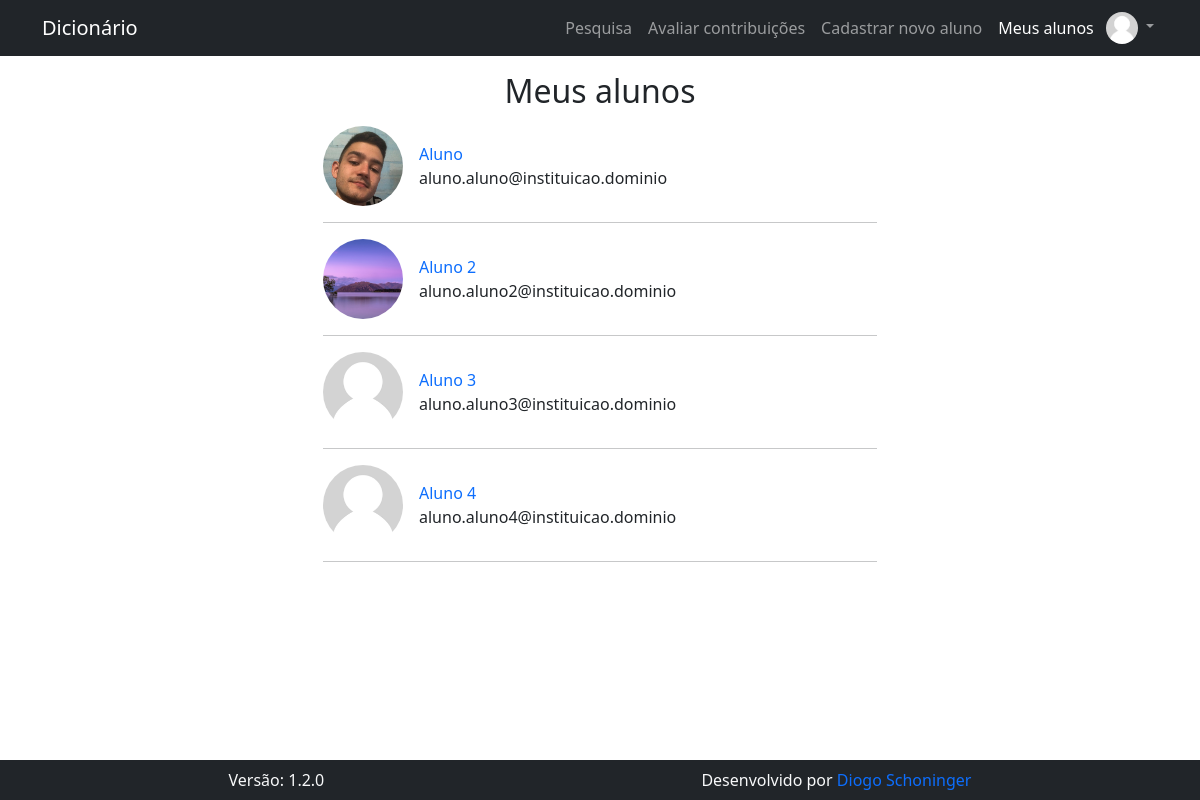
Screenshot of /pages/meus_alunos.php (signed in) with the database file from the repository.
### tables this page shows
CREATE TABLE IF NOT EXISTS `usuario` (
  `id_usuario` int(11) NOT NULL AUTO_INCREMENT,
  `nome_usuario` text NOT NULL,
  `email` varchar(128) NOT NULL,
  `cpf` varchar(11) NOT NULL,
  `data_nasc` date NOT NULL,
  `senha` text NOT NULL,
  `nivel` int(1) NOT NULL,
  `primeiro_acesso` int(1) NOT NULL DEFAULT 1,
  `id_responsavel` int(1) NOT NULL,
  `foto` text DEFAULT NULL,
  PRIMARY KEY (`id_usuario`),
  UNIQUE KEY `email` (`email`),
  UNIQUE KEY `cpf` (`cpf`)
);

### config.php (called while the page is built, shortened)
<?php
  $url_atual = $_SERVER["REQUEST_URI"];
?>

### pages/meus_alunos.php (the view, shortened to what this page needs)
<?php
  require_once "../config.php";
  require_once TEMPLATE_HEADER
?>
<h1 class="fs-2 text-center m-0">Meus alunos</h1>
<?php
  $conn = open_db();
  $result = $conn->query("SELECT id_usuario, foto, nome_usuario, email FROM usuario WHERE id_responsavel = {$_SESSION["id_usuario"]} AND nivel = 1");
  if ($result->num_rows !== 0) :
?>
  <div class="row g-0 gap-3 mx-auto col-md-9 col-lg-7 col-xl-6 col-xxl-5">
    <?php while ($usuario = $result->fetch_object()) : ?>
      <div class="row g-0 gap-3 justify-content-center">
        <img src="<?php echo BASE_URL; echo $usuario->foto ?? "src/img/default.jpg" ?>" class="row g-0 rounded-circle" style="object-fit: cover; width: 5rem; height: 5rem;">
        <div class="row g-0 col d-flex align-content-center">
          <a class="nav-link p-0 row g-0" href="<?php echo BASE_URL ?>pages/user/perfil.php?id_usuario=<?php echo $usuario->id_usuario ?>"><?php echo $usuario->nome_usuario ?></a>
          <span class="row g-0"><?php echo $usuario->email ?></span>
        </div>
      </div>
      <hr class="m-0"/>
    <?php endwhile ?>
  </div>
<?php endif ?>
<?php require_once TEMPLATE_FOOTER ?>

### src/templates/header.php (shortened to what this page needs)
<!DOCTYPE html>
<html lang="pt-br" class="h-100">
<head>
  <link href="https://cdn.jsdelivr.net/npm/bootstrap@5.1.3/dist/css/bootstrap.min.css" rel="stylesheet">
</head>
<body class="d-flex flex-column h-100">
  <div class="navbar navbar-expand-lg navbar-dark bg-dark sticky-top">
    <div class="container">
      <a href="<?php echo BASE_URL ?>" class="navbar-brand">Dicionário</a>
      <div class="collapse navbar-collapse" id="navbarSupportedContent">
        <nav class="navbar-nav ms-auto">
          <a href="<?php echo BASE_URL ?>" class="nav-item nav-link <?php if ($url_atual == BASE_URL || $url_atual == (BASE_URL . "index.php")) echo "active" ?>"></i>Pesquisa</a>
          <?php if ( !empty($_SESSION) ) : ?>
            <?php if ( $_SESSION["nivel"] == 1 ) : ?>
              <a href="<?php echo BASE_URL ?>pages/contribuicoes/nova_contribuicao.php" class="nav-item nav-link <?php if ($url_atual == (BASE_URL . "pages/contribuicoes/nova_contribuicao.php")) echo "active" ?>">Nova contribuição</a>
              <a href="<?php echo BASE_URL ?>pages/contribuicoes/minhas_contribuicoes.php" class="nav-item nav-link <?php if ($url_atual == (BASE_URL . "pages/contribuicoes/minhas_contribuicoes.php")) echo "active" ?>">Minhas contribuições</a>
            <?php elseif ( $_SESSION["nivel"] == 2 || $_SESSION["nivel"] == 3 ) : ?>
              <a href="<?php echo BASE_URL ?>pages/contribuicoes/avaliar_contribuicoes.php" class="nav-item nav-link <?php if ($url_atual == (BASE_URL . "pages/contribuicoes/avaliar_contribuicoes.php")) echo "active" ?>">Avaliar contribuições</a>
              <a href="<?php echo BASE_URL ?>pages/cadastro_aluno.php" class="nav-item nav-link <?php if ($url_atual == (BASE_URL . "pages/cadastro_aluno.php")) echo "active" ?>">Cadastrar novo aluno</a>
              <a href="<?php echo BASE_URL ?>pages/meus_alunos.php" class="nav-item nav-link <?php if ($url_atual == (BASE_URL . "pages/meus_alunos.php")) echo "active" ?>">Meus alunos</a>
            <?php endif ?>
          <?php endif ?>
          <?php if ( isset( $_SESSION["id_usuario"] ) ) : ?>
            <div class="nav-item dropdown">
              <a href="<?php echo BASE_URL ?>" class="nav-link dropdown-toggle p-1" id="dropdownUserSidebar" data-bs-toggle="dropdown" aria-expanded="false">
                <img src="<?php if($_SESSION["foto"]) echo BASE_URL . $_SESSION["foto"]; else echo IMG_DEFAULT ?>" style="width: 32px; height: 32px; object-fit: cover" class="rounded-circle">
              </a>
            </div>
          <?php else : ?>
            <a href="<?php echo BASE_URL ?>pages/session/login.php" class="nav-item nav-link <?php if ($url_atual == (BASE_URL . "pages/session/login.php")) echo "active" ?>">Login</a>
          <?php endif ?>
        </nav>
      </div>
    </div>
  </div>
  <div class="container p-3">
    <div class="row g-0 gap-3">

### src/templates/footer.php (shortened to what this page needs)
    </div>
  </div>
  <div class="navbar navbar-dark bg-dark mt-auto">
    <div class="container text-light d-flex justify-content-between gap-1">
      <div class="mx-auto">Versão: <?php echo VERSION ?></div>
      <div class="mx-auto">Desenvolvido por <a href="https://github.com/diogoschoninger" class="nav-link d-inline p-0" target="_blank">Diogo Schoninger</a></div>
    </div>
  </div>
</body>
</html>

### rows the page displays
usuario: foto (picture), nome_usuario "Aluno", email "aluno.aluno@instituicao.dominio"
usuario: foto (picture), nome_usuario "Aluno 2", email "aluno.aluno2@instituicao.dominio"
usuario: nome_usuario "Aluno 3", email "aluno.aluno3@instituicao.dominio"
usuario: nome_usuario "Aluno 4", email "aluno.aluno4@instituicao.dominio"

### other values shown
VERSION "1.2.0"
